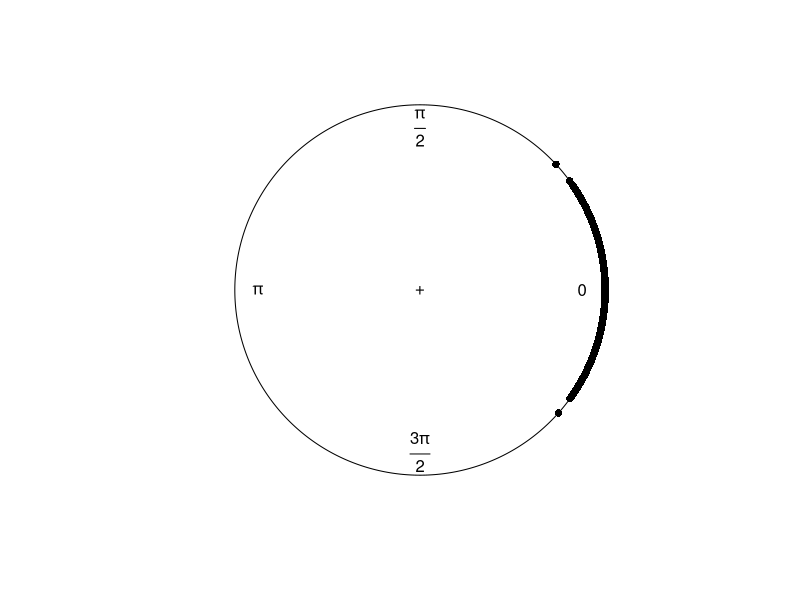
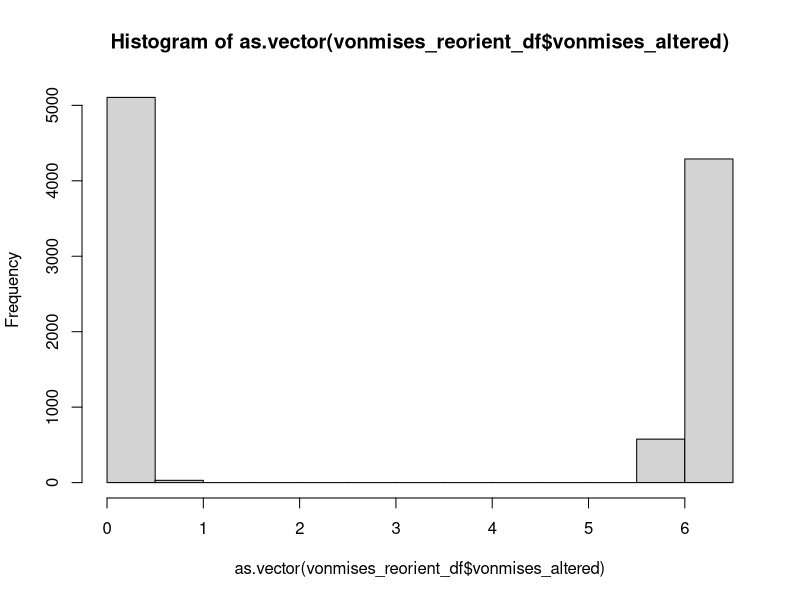
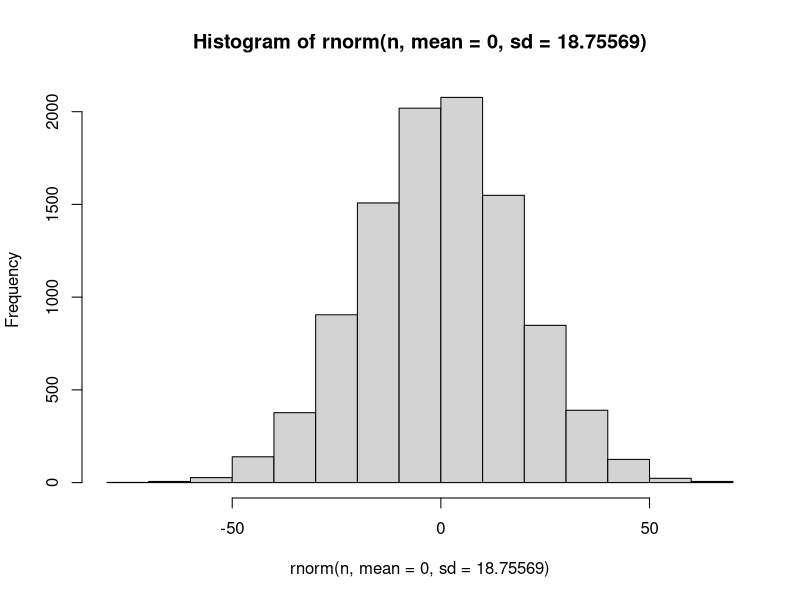

Here is the R script that generated these plots, in order:
library(circular)
library(tidyverse)
n = 10000
mu = 0
kappa = 30
vonmises <- rvonmises(n, mu, kappa, control.circular=list())
plot(vonmises)
vonmises_reorient_df  <- data.frame(vonmises_orig = as.vector(vonmises)) %>% mutate(vonmises_altered = if_else(vonmises_orig > 180, vonmises_orig -360, vonmises_orig))
hist(as.vector(vonmises_reorient_df$vonmises_altered))
sd(vonmises_reorient_df$vonmises_altered)
hist(rnorm(n, mean = 0, sd = 18.75569))
